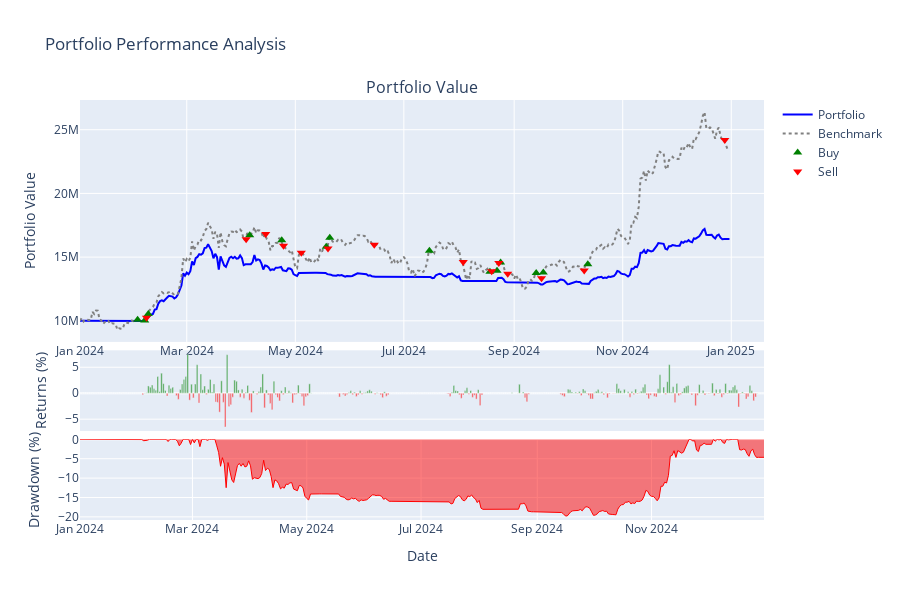
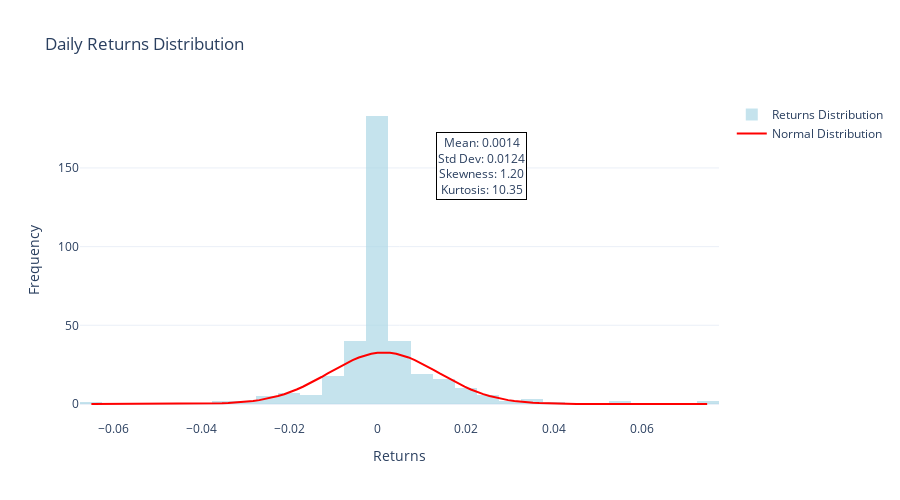
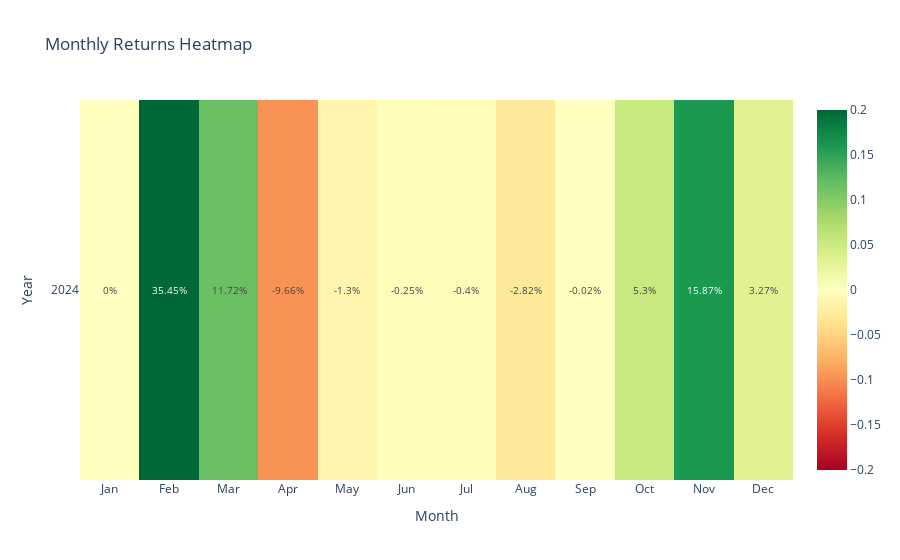

Here is the notebook cell these charts were saved with, in order:
### Code cell
# 1. 포트폴리오 성과 차트
result.plot_portfolio_performance()

# 2. 수익률 분포 
result.plot_returns_distribution(period="daily")

# 3. 월별 수익률 히트맵
result.plot_monthly_returns_heatmap()

# 4. 성과 비교표
result.show_performance_comparison()

### Figure 1 — Plotly figure (JSON) as saved in the notebook; plotly's stock layout.template omitted (floating-point values rounded to 4 significant figures; data arrays with more than 128 entries replaced by an {"elided": "..."} marker saying what was removed)
{"data": [{"line": {"color": "blue", "width": 2}, "name": "Portfolio", "type": "scatter", "x": {"elided": "366 str values"}, "xaxis": "x", "y": {"elided": "366 float values"}, "yaxis": "y"}, {"line": {"color": "gray", "dash": "dot", "width": 2}, "name": "Benchmark", "type": "scatter", "x": {"elided": "365 str values"}, "xaxis": "x", "y": {"elided": "365 float values"}, "yaxis": "y"}, {"marker": {"color": "green", "size": 8, "symbol": "triangle-up"}, "mode": "markers", "name": "Buy", "type": "scatter", "x": ["2024-02-02T09:00:00+09:00", "2024-02-06T09:00:00+09:00", "2024-02-08T09:00:00+09:00", "2024-04-05T09:00:00+09:00", "2024-04-23T09:00:00+09:00", "2024-05-18T09:00:00+09:00", "2024-05-20T09:00:00+09:00", "2024-07-15T09:00:00+09:00", "2024-08-18T09:00:00+09:00", "2024-08-22T09:00:00+09:00", "2024-08-24T09:00:00+09:00", "2024-09-13T09:00:00+09:00", "2024-09-17T09:00:00+09:00", "2024-10-12T09:00:00+09:00"], "xaxis": "x", "y": [10080000.0, 10030000.0, 10540000.0, 16720000.0, 16320000.0, 15820000.0, 16530000.0, 15490000.0, 13850000.0, 13940000.0, 14580000.0, 13750000.0, 13790000.0, 14440000.0], "yaxis": "y"}, {"marker": {"color": "red", "size": 8, "symbol": "triangle-down"}, "mode": "markers", "name": "Sell", "type": "scatter", "x": ["2024-02-07T09:00:00+09:00", "2024-04-03T09:00:00+09:00", "2024-04-14T09:00:00+09:00", "2024-04-24T09:00:00+09:00", "2024-05-04T09:00:00+09:00", "2024-05-19T09:00:00+09:00", "2024-06-14T09:00:00+09:00", "2024-08-03T09:00:00+09:00", "2024-08-19T09:00:00+09:00", "2024-08-23T09:00:00+09:00", "2024-08-28T09:00:00+09:00", "2024-09-16T09:00:00+09:00", "2024-10-10T09:00:00+09:00", "2024-12-28T09:00:00+09:00"], "xaxis": "x", "y": [10240000.0, 16400000.0, 16810000.0, 15900000.0, 15350000.0, 15670000.0, 15970000.0, 14610000.0, 13880000.0, 14550000.0, 13690000.0, 13340000.0, 13960000.0, 24180000.0], "yaxis": "y"}, {"marker": {"color": {"elided": "365 str values"}}, "name": "Daily Returns", "opacity": 0.7, "showlegend": false, "type": "bar", "x": {"elided": "365 str values"}, "xaxis": "x2", "y": {"elided": "365 float values"}, "yaxis": "y2"}, {"fill": "tozeroy", "line": {"color": "red", "width": 1}, "name": "Drawdown", "showlegend": false, "type": "scatter", "x": {"elided": "366 str values"}, "xaxis": "x3", "y": {"elided": "366 float values"}, "yaxis": "y3"}], "layout": {"annotations": [{"font": {"size": 16}, "showarrow": false, "text": "Portfolio Value", "x": 0.5, "xanchor": "center", "xref": "paper", "y": 1, "yanchor": "bottom", "yref": "paper"}], "height": 600, "hovermode": "x unified", "showlegend": true, "title": {"text": "Portfolio Performance Analysis"}, "xaxis": {"anchor": "y", "domain": [0, 1]}, "xaxis2": {"anchor": "y2", "domain": [0, 1], "showticklabels": false}, "xaxis3": {"anchor": "y3", "domain": [0, 1], "showticklabels": true, "title": {"text": "Date"}}, "yaxis": {"anchor": "x", "domain": [0.424, 1], "title": {"text": "Portfolio Value"}}, "yaxis2": {"anchor": "x2", "domain": [0.212, 0.404], "title": {"text": "Returns (%)"}}, "yaxis3": {"anchor": "x3", "domain": [0, 0.192], "title": {"text": "Drawdown (%)"}}}}

### Figure 2 — Plotly figure (JSON) as saved in the notebook; plotly's stock layout.template omitted (floating-point values rounded to 4 significant figures; data arrays with more than 128 entries replaced by an {"elided": "..."} marker saying what was removed)
{"data": [{"marker": {"color": "lightblue"}, "name": "Returns Distribution", "nbinsx": 50, "opacity": 0.7, "type": "histogram", "x": {"elided": "365 float values"}}, {"line": {"color": "red", "width": 2}, "mode": "lines", "name": "Normal Distribution", "type": "scatter", "x": [-0.06492, -0.06351, -0.06209, -0.06068, -0.05927, -0.05786, -0.05645, -0.05504, -0.05362, -0.05221, -0.0508, -0.04939, -0.04798, -0.04657, -0.04516, -0.04374, -0.04233, -0.04092, -0.03951, -0.0381, -0.03669, -0.03528, -0.03386, -0.03245, -0.03104, -0.02963, -0.02822, -0.02681, -0.0254, -0.02398, -0.02257, -0.02116, -0.01975, -0.01834, -0.01693, -0.01552, -0.0141, -0.01269, -0.01128, -0.00987, -0.008459, -0.007047, -0.005636, -0.004224, -0.002813, -0.001402, 9.891e-06, 0.001421, 0.002833, 0.004244, 0.005656, 0.007067, 0.008479, 0.00989, 0.0113, 0.01271, 0.01412, 0.01554, 0.01695, 0.01836, 0.01977, 0.02118, 0.02259, 0.024, 0.02542, 0.02683, 0.02824, 0.02965, 0.03106, 0.03247, 0.03388, 0.0353, 0.03671, 0.03812, 0.03953, 0.04094, 0.04235, 0.04376, 0.04518, 0.04659, 0.048, 0.04941, 0.05082, 0.05223, 0.05364, 0.05506, 0.05647, 0.05788, 0.05929, 0.0607, 0.06211, 0.06352, 0.06494, 0.06635, 0.06776, 0.06917, 0.07058, 0.07199, 0.0734, 0.07482], "y": [2.005e-05, 3.662e-05, 6.601e-05, 0.0001175, 0.0002063, 0.0003578, 0.0006125, 0.001035, 0.001726, 0.002842, 0.00462, 0.007412, 0.01174, 0.01835, 0.02832, 0.04315, 0.06489, 0.09632, 0.1412, 0.2042, 0.2916, 0.411, 0.5718, 0.7854, 1.065, 1.425, 1.883, 2.456, 3.162, 4.018, 5.04, 6.242, 7.63, 9.207, 10.97, 12.9, 14.97, 17.15, 19.4, 21.66, 23.87, 25.97, 27.89, 29.57, 30.94, 31.96, 32.59, 32.81, 32.6, 31.98, 30.96, 29.59, 27.92, 26.01, 23.91, 21.7, 19.44, 17.19, 15.01, 12.93, 11.0, 9.238, 7.658, 6.266, 5.061, 4.035, 3.176, 2.468, 1.893, 1.433, 1.071, 0.79, 0.5753, 0.4136, 0.2935, 0.2056, 0.1421, 0.09703, 0.06538, 0.04348, 0.02855, 0.0185, 0.01184, 0.007477, 0.004661, 0.002868, 0.001743, 0.001045, 0.0006186, 0.0003615, 0.0002085, 0.0001187, 6.673e-05, 3.703e-05, 2.028e-05, 1.096e-05, 5.852e-06, 3.083e-06, 1.603e-06, 8.231e-07]}], "layout": {"annotations": [{"bgcolor": "white", "bordercolor": "black", "borderwidth": 1, "showarrow": false, "text": "Mean: 0.0014<br>Std Dev: 0.0124<br>Skewness: 1.20<br>Kurtosis: 10.35", "x": 0.7, "xref": "paper", "y": 0.9, "yref": "paper"}], "height": 500, "title": {"text": "Daily Returns Distribution"}, "xaxis": {"title": {"text": "Returns"}}, "yaxis": {"title": {"text": "Frequency"}}}}

### Figure 3 — Plotly figure (JSON) as saved in the notebook; plotly's stock layout.template omitted (floating-point values rounded to 4 significant figures)
{"data": [{"colorscale": [[0, "rgb(165,0,38)"], [0.1, "rgb(215,48,39)"], [0.2, "rgb(244,109,67)"], [0.3, "rgb(253,174,97)"], [0.4, "rgb(254,224,139)"], [0.5, "rgb(255,255,191)"], [0.6, "rgb(217,239,139)"], [0.7, "rgb(166,217,106)"], [0.8, "rgb(102,189,99)"], [0.9, "rgb(26,152,80)"], [1, "rgb(0,104,55)"]], "text": [[0.0, 35.45, 11.72, -9.66, -1.3, -0.25, -0.4, -2.82, -0.02, 5.3, 15.87, 3.27]], "textfont": {"size": 10}, "texttemplate": "%{text}%", "type": "heatmap", "x": ["Jan", "Feb", "Mar", "Apr", "May", "Jun", "Jul", "Aug", "Sep", "Oct", "Nov", "Dec"], "y": ["2024"], "z": [[0.0, 0.3545, 0.1172, -0.0966, -0.01295, -0.002505, -0.004037, -0.02823, -0.00018, 0.05303, 0.1587, 0.03271]], "zmax": 0.2, "zmin": -0.2}], "layout": {"title": {"text": "Monthly Returns Heatmap"}, "xaxis": {"tickmode": "array", "ticktext": ["Jan", "Feb", "Mar", "Apr", "May", "Jun", "Jul", "Aug", "Sep", "Oct", "Nov", "Dec"], "tickvals": [0, 1, 2, 3, 4, 5, 6, 7, 8, 9, 10, 11], "title": {"text": "Month"}}, "yaxis": {"tickmode": "array", "ticktext": ["2024"], "tickvals": [0], "title": {"text": "Year"}, "type": "category"}}}
